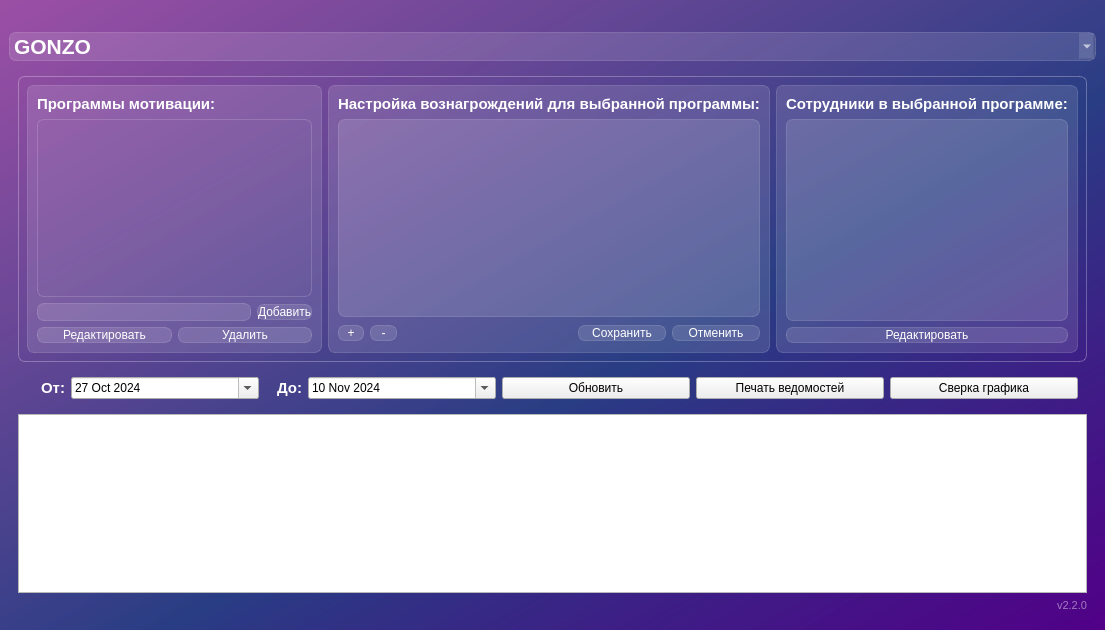
<?xml version="1.0" encoding="UTF-8"?>
<ui version="4.0">
 <class>MainWindow</class>
 <widget class="QMainWindow" name="MainWindow">
  <property name="geometry">
   <rect>
    <x>0</x>
    <y>0</y>
    <width>1105</width>
    <height>630</height>
   </rect>
  </property>
  <property name="windowTitle">
   <string>SalaryReader</string>
  </property>
  <property name="styleSheet">
   <string notr="true">
background-color: qlineargradient(spread:pad, x1:1, y1:1, x2:0, y2:0, stop:0 rgba(81, 0, 135, 255), stop:0.427447 rgba(41, 61, 132, 235), stop:1 rgba(155, 79, 165, 255));
</string>
  </property>
  <widget class="QWidget" name="centralwidget">
   <property name="styleSheet">
    <string notr="true"/>
   </property>
   <layout class="QVBoxLayout" name="verticalLayout_2">
    <property name="topMargin">
     <number>32</number>
    </property>
    <item>
     <widget class="QComboBox" name="department">
      <property name="styleSheet">
       <string notr="true">QComboBox { 
background-color: rgba(255, 255, 255, 30);
border: 1px solid rgba(255, 255, 255, 40);
border-radius: 7px;
color: white;
font-weight: bold;
font-size: 16pt;
}

QComboBox:item {
background-color: rgba(255, 255, 255, 70);
color: white;
}</string>
      </property>
      <item>
       <property name="text">
        <string>GONZO</string>
       </property>
      </item>
      <item>
       <property name="text">
        <string>Культ Еды</string>
       </property>
      </item>
      <item>
       <property name="text">
        <string>КРУГ</string>
       </property>
      </item>
     </widget>
    </item>
    <item>
     <widget class="QFrame" name="main_frame">
      <property name="styleSheet">
       <string notr="true">background-color: none;</string>
      </property>
      <layout class="QVBoxLayout" name="verticalLayout">
       <item>
        <widget class="QWidget" name="roles_settings" native="true">
         <property name="styleSheet">
          <string notr="true">background-color: rgba(255, 255, 255, 0);
border: 1px solid  rgba(255, 255, 255, 70);
border-radius: 7px;
color: white;</string>
         </property>
         <layout class="QHBoxLayout" name="horizontalLayout" stretch="0,0,0">
          <property name="sizeConstraint">
           <enum>QLayout::SizeConstraint::SetNoConstraint</enum>
          </property>
          <item>
           <widget class="QFrame" name="roles_frame">
            <property name="styleSheet">
             <string notr="true">background-color: rgba(255, 255, 255, 30);
border: 1px solid rgba(255, 255, 255, 40);
border-radius: 7px;</string>
            </property>
            <layout class="QVBoxLayout" name="roles_layout">
             <property name="leftMargin">
              <number>9</number>
             </property>
             <property name="topMargin">
              <number>9</number>
             </property>
             <property name="rightMargin">
              <number>9</number>
             </property>
             <property name="bottomMargin">
              <number>9</number>
             </property>
             <item>
              <widget class="QLabel" name="roles_label">
               <property name="styleSheet">
                <string notr="true">color: white;
font-weight: bold;
font-size: 11pt;
background-color: none;
border: none;</string>
               </property>
               <property name="text">
                <string>Программы мотивации:</string>
               </property>
              </widget>
             </item>
             <item>
              <widget class="QListWidget" name="roles_list">
               <property name="contextMenuPolicy">
                <enum>Qt::ContextMenuPolicy::DefaultContextMenu</enum>
               </property>
               <property name="styleSheet">
                <string notr="true">background-color: rgba(255, 255, 255, 0)</string>
               </property>
               <property name="defaultDropAction">
                <enum>Qt::DropAction::MoveAction</enum>
               </property>
               <property name="movement">
                <enum>QListView::Movement::Free</enum>
               </property>
               <property name="currentRow">
                <number>-1</number>
               </property>
               <property name="sortingEnabled">
                <bool>false</bool>
               </property>
              </widget>
             </item>
             <item>
              <layout class="QHBoxLayout" name="horizontalLayout_2">
               <item>
                <widget class="QLineEdit" name="roles_add_line"/>
               </item>
               <item>
                <widget class="QPushButton" name="roles_add_button">
                 <property name="styleSheet">
                  <string notr="true">QPushButton:hover {
background-color: rgba(255, 255, 255, 40)
}

QPushButton:pressed {
background-color: rgba(255, 255, 255, 70)
}</string>
                 </property>
                 <property name="text">
                  <string>Добавить</string>
                 </property>
                </widget>
               </item>
              </layout>
             </item>
             <item>
              <layout class="QHBoxLayout" name="RolesButtons">
               <item>
                <widget class="QPushButton" name="roles_edit">
                 <property name="styleSheet">
                  <string notr="true">QPushButton:hover {
background-color: rgba(255, 255, 255, 40)
}

QPushButton:pressed {
background-color: rgba(255, 255, 255, 70)
}</string>
                 </property>
                 <property name="text">
                  <string>Редактировать</string>
                 </property>
                </widget>
               </item>
               <item>
                <widget class="QPushButton" name="roles_delete">
                 <property name="styleSheet">
                  <string notr="true">QPushButton:hover {
background-color: rgba(255, 255, 255, 40)
}

QPushButton:pressed {
background-color: rgba(255, 255, 255, 70)
}</string>
                 </property>
                 <property name="text">
                  <string>Удалить</string>
                 </property>
                </widget>
               </item>
              </layout>
             </item>
            </layout>
           </widget>
          </item>
          <item>
           <widget class="QFrame" name="settings_frame">
            <property name="styleSheet">
             <string notr="true">background-color: rgba(255, 255, 255, 30);
border: 1px solid rgba(255, 255, 255, 40);
border-radius: 7px;</string>
            </property>
            <layout class="QVBoxLayout" name="MainSettings">
             <property name="leftMargin">
              <number>9</number>
             </property>
             <property name="topMargin">
              <number>9</number>
             </property>
             <property name="rightMargin">
              <number>9</number>
             </property>
             <property name="bottomMargin">
              <number>9</number>
             </property>
             <item>
              <widget class="QLabel" name="label_motivate_settings">
               <property name="styleSheet">
                <string notr="true">color: white;
font-weight: bold;
font-size: 11pt;
background-color: none;
border: none;</string>
               </property>
               <property name="text">
                <string>Настройка вознагрождений для выбранной программы:</string>
               </property>
              </widget>
             </item>
             <item>
              <widget class="QTableWidget" name="table_motivate_settings">
               <property name="font">
                <font>
                 <italic>false</italic>
                 <bold>true</bold>
                </font>
               </property>
               <property name="layoutDirection">
                <enum>Qt::LayoutDirection::LeftToRight</enum>
               </property>
               <property name="autoFillBackground">
                <bool>false</bool>
               </property>
               <property name="styleSheet">
                <string notr="true">QTableWidget {
        gridline-color: rgba(255, 255, 255, 70);
    };

QHeaderView::section {
        padding: 3px;  
    }</string>
               </property>
               <property name="frameShape">
                <enum>QFrame::Shape::StyledPanel</enum>
               </property>
               <property name="sortingEnabled">
                <bool>true</bool>
               </property>
               <property name="rowCount">
                <number>0</number>
               </property>
               <attribute name="horizontalHeaderCascadingSectionResizes">
                <bool>true</bool>
               </attribute>
               <attribute name="horizontalHeaderMinimumSectionSize">
                <number>170</number>
               </attribute>
               <attribute name="horizontalHeaderDefaultSectionSize">
                <number>170</number>
               </attribute>
               <attribute name="horizontalHeaderHighlightSections">
                <bool>true</bool>
               </attribute>
               <attribute name="horizontalHeaderShowSortIndicator" stdset="0">
                <bool>true</bool>
               </attribute>
               <attribute name="horizontalHeaderStretchLastSection">
                <bool>true</bool>
               </attribute>
               <attribute name="verticalHeaderVisible">
                <bool>false</bool>
               </attribute>
               <attribute name="verticalHeaderCascadingSectionResizes">
                <bool>false</bool>
               </attribute>
              </widget>
             </item>
             <item>
              <layout class="QHBoxLayout" name="SettingsButtons" stretch="3,3,20,10,10">
               <item>
                <widget class="QPushButton" name="button_add_threshhold">
                 <property name="styleSheet">
                  <string notr="true">QPushButton:hover {
background-color: rgba(255, 255, 255, 40)
}

QPushButton:pressed {
background-color: rgba(255, 255, 255, 70)
}</string>
                 </property>
                 <property name="text">
                  <string>+</string>
                 </property>
                </widget>
               </item>
               <item>
                <widget class="QPushButton" name="button_delete_threshold">
                 <property name="styleSheet">
                  <string notr="true">QPushButton:hover {
background-color: rgba(255, 255, 255, 40)
}

QPushButton:pressed {
background-color: rgba(255, 255, 255, 70)
}</string>
                 </property>
                 <property name="text">
                  <string>-</string>
                 </property>
                </widget>
               </item>
               <item>
                <spacer name="horizontalSpacer">
                 <property name="orientation">
                  <enum>Qt::Orientation::Horizontal</enum>
                 </property>
                 <property name="sizeHint" stdset="0">
                  <size>
                   <width>40</width>
                   <height>20</height>
                  </size>
                 </property>
                </spacer>
               </item>
               <item>
                <widget class="QPushButton" name="button_settings_save">
                 <property name="styleSheet">
                  <string notr="true">QPushButton:hover {
background-color: rgba(255, 255, 255, 40)
}

QPushButton:pressed {
background-color: rgba(255, 255, 255, 70)
}</string>
                 </property>
                 <property name="text">
                  <string>Сохранить</string>
                 </property>
                </widget>
               </item>
               <item>
                <widget class="QPushButton" name="button_settings_cancel">
                 <property name="styleSheet">
                  <string notr="true">QPushButton:hover {
background-color: rgba(255, 255, 255, 40)
}

QPushButton:pressed {
background-color: rgba(255, 255, 255, 70)
}</string>
                 </property>
                 <property name="text">
                  <string>Отменить</string>
                 </property>
                </widget>
               </item>
              </layout>
             </item>
            </layout>
           </widget>
          </item>
          <item>
           <widget class="QFrame" name="employees">
            <property name="styleSheet">
             <string notr="true">background-color: rgba(255, 255, 255, 30);
border: 1px solid rgba(255, 255, 255, 40);
border-radius: 7px;</string>
            </property>
            <layout class="QVBoxLayout" name="employees_layout">
             <item>
              <widget class="QLabel" name="employees_label">
               <property name="styleSheet">
                <string notr="true">color: white;
font-weight: bold;
font-size: 11pt;
background-color: none;
border: none;</string>
               </property>
               <property name="text">
                <string>Сотрудники в выбранной программе:</string>
               </property>
              </widget>
             </item>
             <item>
              <widget class="QTableWidget" name="employees_table">
               <property name="styleSheet">
                <string notr="true">QTableWidget {
        gridline-color: rgba(255, 255, 255, 70);
    }
    QHeaderView::section {
        padding: 3px;  
    }</string>
               </property>
               <property name="sortingEnabled">
                <bool>true</bool>
               </property>
               <attribute name="horizontalHeaderCascadingSectionResizes">
                <bool>false</bool>
               </attribute>
               <attribute name="horizontalHeaderMinimumSectionSize">
                <number>50</number>
               </attribute>
               <attribute name="horizontalHeaderStretchLastSection">
                <bool>true</bool>
               </attribute>
               <attribute name="verticalHeaderVisible">
                <bool>false</bool>
               </attribute>
              </widget>
             </item>
             <item>
              <widget class="QPushButton" name="button_employees_edit">
               <property name="styleSheet">
                <string notr="true">QPushButton:hover {
background-color: rgba(255, 255, 255, 40)
}

QPushButton:pressed {
background-color: rgba(255, 255, 255, 70)
}</string>
               </property>
               <property name="text">
                <string>Редактировать</string>
               </property>
              </widget>
             </item>
            </layout>
           </widget>
          </item>
         </layout>
        </widget>
       </item>
       <item>
        <widget class="QFrame" name="salary_panel">
         <property name="styleSheet">
          <string notr="true">background-color:  none;</string>
         </property>
         <layout class="QHBoxLayout" name="horizontalLayout_3" stretch="1,5,1,5,5,5,5">
          <item>
           <widget class="QLabel" name="label">
            <property name="layoutDirection">
             <enum>Qt::LayoutDirection::LeftToRight</enum>
            </property>
            <property name="styleSheet">
             <string notr="true">color: white;
font-weight: bold;
font-size: 11pt;
background-color: none;
border: none;</string>
            </property>
            <property name="text">
             <string>От:</string>
            </property>
            <property name="alignment">
             <set>Qt::AlignmentFlag::AlignRight|Qt::AlignmentFlag::AlignTrailing|Qt::AlignmentFlag::AlignVCenter</set>
            </property>
           </widget>
          </item>
          <item>
           <widget class="QDateEdit" name="date_from">
            <property name="styleSheet">
             <string notr="true"/>
            </property>
            <property name="wrapping">
             <bool>false</bool>
            </property>
            <property name="showGroupSeparator" stdset="0">
             <bool>false</bool>
            </property>
            <property name="dateTime">
             <datetime>
              <hour>0</hour>
              <minute>0</minute>
              <second>0</second>
              <year>2024</year>
              <month>10</month>
              <day>27</day>
             </datetime>
            </property>
            <property name="time">
             <time>
              <hour>0</hour>
              <minute>0</minute>
              <second>0</second>
             </time>
            </property>
            <property name="minimumDate">
             <date>
              <year>2020</year>
              <month>1</month>
              <day>1</day>
             </date>
            </property>
            <property name="calendarPopup">
             <bool>true</bool>
            </property>
           </widget>
          </item>
          <item>
           <widget class="QLabel" name="label_2">
            <property name="styleSheet">
             <string notr="true">color: white;
font-weight: bold;
font-size: 11pt;
background-color: none;
border: none;</string>
            </property>
            <property name="text">
             <string>До:</string>
            </property>
            <property name="alignment">
             <set>Qt::AlignmentFlag::AlignRight|Qt::AlignmentFlag::AlignTrailing|Qt::AlignmentFlag::AlignVCenter</set>
            </property>
           </widget>
          </item>
          <item>
           <widget class="QDateEdit" name="date_to">
            <property name="styleSheet">
             <string notr="true"/>
            </property>
            <property name="dateTime">
             <datetime>
              <hour>0</hour>
              <minute>0</minute>
              <second>0</second>
              <year>2024</year>
              <month>11</month>
              <day>10</day>
             </datetime>
            </property>
            <property name="time">
             <time>
              <hour>0</hour>
              <minute>0</minute>
              <second>0</second>
             </time>
            </property>
            <property name="minimumDateTime">
             <datetime>
              <hour>0</hour>
              <minute>0</minute>
              <second>0</second>
              <year>2020</year>
              <month>1</month>
              <day>1</day>
             </datetime>
            </property>
            <property name="minimumDate">
             <date>
              <year>2020</year>
              <month>1</month>
              <day>1</day>
             </date>
            </property>
            <property name="minimumTime">
             <time>
              <hour>0</hour>
              <minute>0</minute>
              <second>0</second>
             </time>
            </property>
            <property name="calendarPopup">
             <bool>true</bool>
            </property>
           </widget>
          </item>
          <item>
           <widget class="QPushButton" name="refresh_salary">
            <property name="text">
             <string>Обновить</string>
            </property>
           </widget>
          </item>
          <item>
           <widget class="QPushButton" name="button_payslip_report">
            <property name="text">
             <string>Печать ведомостей</string>
            </property>
           </widget>
          </item>
          <item>
           <widget class="QPushButton" name="get_full_salary_blanc">
            <property name="text">
             <string>Сверка графика</string>
            </property>
           </widget>
          </item>
         </layout>
         <zorder>date_from</zorder>
         <zorder>label_2</zorder>
         <zorder>date_to</zorder>
         <zorder>refresh_salary</zorder>
         <zorder>button_payslip_report</zorder>
         <zorder>get_full_salary_blanc</zorder>
         <zorder>label</zorder>
        </widget>
       </item>
       <item>
        <widget class="QTableWidget" name="salar_table">
         <property name="font">
          <font>
           <bold>true</bold>
          </font>
         </property>
         <property name="styleSheet">
          <string notr="true">background-color: rgba(255, 255, 255, 30);
border-radius: 7px;

QTableWidget {
        gridline-color: rgba(255, 255, 255, 70);
    };

QHeaderView::section {
        padding: 3px;  
    };

color: white;</string>
         </property>
         <attribute name="horizontalHeaderShowSortIndicator" stdset="0">
          <bool>true</bool>
         </attribute>
         <attribute name="horizontalHeaderStretchLastSection">
          <bool>true</bool>
         </attribute>
         <attribute name="verticalHeaderVisible">
          <bool>false</bool>
         </attribute>
        </widget>
       </item>
       <item>
        <widget class="QLabel" name="version_label">
         <property name="styleSheet">
          <string notr="true">color: rgba(255, 255, 255, 120);
font-size: 8pt;
background-color: none;
border: none;</string>
         </property>
         <property name="text">
          <string>v2.2.0</string>
         </property>
         <property name="alignment">
          <set>Qt::AlignmentFlag::AlignRight|Qt::AlignmentFlag::AlignBottom</set>
         </property>
        </widget>
       </item>
      </layout>
     </widget>
    </item>
   </layout>
  </widget>
 </widget>
 <resources/>
 <connections/>
</ui>
